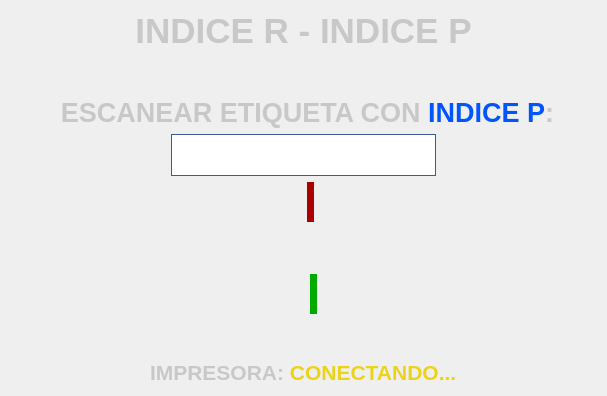
                <widget class="QWidget" name="EditLabel_Page">
                 <layout class="QVBoxLayout" name="verticalLayout_13">
                  <item>
                   <layout class="QVBoxLayout" name="verticalLayout_12">
                    <item>
                     <widget class="QLabel" name="lbl_tittle_3">
                      <property name="text">
                       <string>&lt;html&gt;&lt;head/&gt;&lt;body&gt;&lt;p align=&quot;center&quot;&gt;&lt;span style=&quot; font-size:26pt; font-weight:700; color:#c8c8c8;&quot;&gt;INDICE R - INDICE P&lt;/span&gt;&lt;/p&gt;&lt;/body&gt;&lt;/html&gt;</string>
                      </property>
                     </widget>
                    </item>
                    <item>
                     <spacer name="verticalSpacer_8">
                      <property name="orientation">
                       <enum>Qt::Orientation::Vertical</enum>
                      </property>
                      <property name="sizeType">
                       <enum>QSizePolicy::Policy::Fixed</enum>
                      </property>
                      <property name="sizeHint" stdset="0">
                       <size>
                        <width>20</width>
                        <height>40</height>
                       </size>
                      </property>
                     </spacer>
                    </item>
                    <item>
                     <layout class="QHBoxLayout" name="horizontalLayout_13">
                      <item>
                       <spacer name="horizontalSpacer_30">
                        <property name="orientation">
                         <enum>Qt::Orientation::Horizontal</enum>
                        </property>
                        <property name="sizeHint" stdset="0">
                         <size>
                          <width>40</width>
                          <height>20</height>
                         </size>
                        </property>
                       </spacer>
                      </item>
                      <item>
                       <widget class="QLabel" name="label_6">
                        <property name="styleSheet">
                         <string notr="true">padding-left:5px;
</string>
                        </property>
                        <property name="text">
                         <string>&lt;html&gt;&lt;head/&gt;&lt;body&gt;&lt;p align=&quot;center&quot;&gt;&lt;span style=&quot; font-size:20pt; font-weight:700; color:#c8c8c8;&quot;&gt;ESCANEAR ETIQUETA CON &lt;/span&gt;&lt;span style=&quot; font-size:20pt; font-weight:700; color:#0055ff;&quot;&gt;INDICE P&lt;/span&gt;&lt;span style=&quot; font-size:20pt; font-weight:700; color:#c8c8c8;&quot;&gt;:&lt;/span&gt;&lt;/p&gt;&lt;/body&gt;&lt;/html&gt;</string>
                        </property>
                       </widget>
                      </item>
                      <item>
                       <spacer name="horizontalSpacer_22">
                        <property name="orientation">
                         <enum>Qt::Orientation::Horizontal</enum>
                        </property>
                        <property name="sizeHint" stdset="0">
                         <size>
                          <width>40</width>
                          <height>20</height>
                         </size>
                        </property>
                       </spacer>
                      </item>
                     </layout>
                    </item>
                    <item>
                     <layout class="QHBoxLayout" name="horizontalLayout_12">
                      <item>
                       <spacer name="horizontalSpacer_29">
                        <property name="orientation">
                         <enum>Qt::Orientation::Horizontal</enum>
                        </property>
                        <property name="sizeType">
                         <enum>QSizePolicy::Policy::Fixed</enum>
                        </property>
                        <property name="sizeHint" stdset="0">
                         <size>
                          <width>160</width>
                          <height>20</height>
                         </size>
                        </property>
                       </spacer>
                      </item>
                      <item>
                       <widget class="QTextEdit" name="line_CurrLabel">
                        <property name="sizePolicy">
                         <sizepolicy hsizetype="Expanding" vsizetype="Fixed">
                          <horstretch>0</horstretch>
                          <verstretch>0</verstretch>
                         </sizepolicy>
                        </property>
                        <property name="minimumSize">
                         <size>
                          <width>0</width>
                          <height>42</height>
                         </size>
                        </property>
                        <property name="maximumSize">
                         <size>
                          <width>16777215</width>
                          <height>42</height>
                         </size>
                        </property>
                        <property name="styleSheet">
                         <string notr="true">font: 700 22pt &quot;Segoe UI&quot;;
color: rgb(235, 211, 26);
border: 1px solid;
border-color: rgb(63, 90, 140);</string>
                        </property>
                        <property name="frameShape">
                         <enum>QFrame::Shape::NoFrame</enum>
                        </property>
                        <property name="frameShadow">
                         <enum>QFrame::Shadow::Plain</enum>
                        </property>
                       </widget>
                      </item>
                      <item>
                       <spacer name="horizontalSpacer_21">
                        <property name="orientation">
                         <enum>Qt::Orientation::Horizontal</enum>
                        </property>
                        <property name="sizeType">
                         <enum>QSizePolicy::Policy::Fixed</enum>
                        </property>
                        <property name="sizeHint" stdset="0">
                         <size>
                          <width>160</width>
                          <height>20</height>
                         </size>
                        </property>
                       </spacer>
                      </item>
                     </layout>
                    </item>
                    <item>
                     <layout class="QHBoxLayout" name="horizontalLayout_14">
                      <item>
                       <spacer name="verticalSpacer_11">
                        <property name="orientation">
                         <enum>Qt::Orientation::Vertical</enum>
                        </property>
                        <property name="sizeType">
                         <enum>QSizePolicy::Policy::Fixed</enum>
                        </property>
                        <property name="sizeHint" stdset="0">
                         <size>
                          <width>13</width>
                          <height>40</height>
                         </size>
                        </property>
                       </spacer>
                      </item>
                      <item>
                       <spacer name="horizontalSpacer_23">
                        <property name="orientation">
                         <enum>Qt::Orientation::Horizontal</enum>
                        </property>
                        <property name="sizeHint" stdset="0">
                         <size>
                          <width>40</width>
                          <height>20</height>
                         </size>
                        </property>
                       </spacer>
                      </item>
                      <item>
                       <widget class="QLabel" name="lbl_oldPza">
                        <property name="autoFillBackground">
                         <bool>false</bool>
                        </property>
                        <property name="styleSheet">
                         <string notr="true">background-color: rgb(170, 0, 0);</string>
                        </property>
                        <property name="text">
                         <string/>
                        </property>
                        <property name="pixmap">
                         <pixmap resource="../resources.qrc">:/prefijoNuevo/icons/label_edit.png</pixmap>
                        </property>
                        <property name="scaledContents">
                         <bool>false</bool>
                        </property>
                        <property name="margin">
                         <number>5</number>
                        </property>
                       </widget>
                      </item>
                      <item>
                       <spacer name="horizontalSpacer_25">
                        <property name="orientation">
                         <enum>Qt::Orientation::Horizontal</enum>
                        </property>
                        <property name="sizeHint" stdset="0">
                         <size>
                          <width>40</width>
                          <height>20</height>
                         </size>
                        </property>
                       </spacer>
                      </item>
                     </layout>
                    </item>
                    <item>
                     <layout class="QHBoxLayout" name="horizontalLayout_16">
                      <item>
                       <spacer name="horizontalSpacer_27">
                        <property name="orientation">
                         <enum>Qt::Orientation::Horizontal</enum>
                        </property>
                        <property name="sizeHint" stdset="0">
                         <size>
                          <width>40</width>
                          <height>20</height>
                         </size>
                        </property>
                       </spacer>
                      </item>
                      <item>
                       <widget class="QLabel" name="lbl_arrowDown">
                        <property name="maximumSize">
                         <size>
                          <width>100</width>
                          <height>100</height>
                         </size>
                        </property>
                        <property name="text">
                         <string/>
                        </property>
                        <property name="pixmap">
                         <pixmap resource="../resources.qrc">:/prefijoNuevo/icons/flecha.png</pixmap>
                        </property>
                        <property name="scaledContents">
                         <bool>true</bool>
                        </property>
                       </widget>
                      </item>
                      <item>
                       <spacer name="horizontalSpacer_28">
                        <property name="orientation">
                         <enum>Qt::Orientation::Horizontal</enum>
                        </property>
                        <property name="sizeHint" stdset="0">
                         <size>
                          <width>40</width>
                          <height>20</height>
                         </size>
                        </property>
                       </spacer>
                      </item>
                      <item>
                       <spacer name="verticalSpacer_7">
                        <property name="orientation">
                         <enum>Qt::Orientation::Vertical</enum>
                        </property>
                        <property name="sizeType">
                         <enum>QSizePolicy::Policy::Fixed</enum>
                        </property>
                        <property name="sizeHint" stdset="0">
                         <size>
                          <width>20</width>
                          <height>40</height>
                         </size>
                        </property>
                       </spacer>
                      </item>
                     </layout>
                    </item>
                    <item>
                     <layout class="QHBoxLayout" name="horizontalLayout_15">
                      <item>
                       <spacer name="verticalSpacer_12">
                        <property name="orientation">
                         <enum>Qt::Orientation::Vertical</enum>
                        </property>
                        <property name="sizeType">
                         <enum>QSizePolicy::Policy::Fixed</enum>
                        </property>
                        <property name="sizeHint" stdset="0">
                         <size>
                          <width>20</width>
                          <height>40</height>
                         </size>
                        </property>
                       </spacer>
                      </item>
                      <item>
                       <spacer name="horizontalSpacer_24">
                        <property name="orientation">
                         <enum>Qt::Orientation::Horizontal</enum>
                        </property>
                        <property name="sizeHint" stdset="0">
                         <size>
                          <width>40</width>
                          <height>20</height>
                         </size>
                        </property>
                       </spacer>
                      </item>
                      <item>
                       <widget class="QLabel" name="lbl_newPza">
                        <property name="styleSheet">
                         <string notr="true">background-color: rgb(0, 170, 0);</string>
                        </property>
                        <property name="text">
                         <string/>
                        </property>
                        <property name="pixmap">
                         <pixmap resource="../resources.qrc">:/prefijoNuevo/icons/label_edit.png</pixmap>
                        </property>
                        <property name="scaledContents">
                         <bool>false</bool>
                        </property>
                        <property name="margin">
                         <number>5</number>
                        </property>
                       </widget>
                      </item>
                      <item>
                       <spacer name="horizontalSpacer_26">
                        <property name="orientation">
                         <enum>Qt::Orientation::Horizontal</enum>
                        </property>
                        <property name="sizeHint" stdset="0">
                         <size>
                          <width>40</width>
                          <height>20</height>
                         </size>
                        </property>
                       </spacer>
                      </item>
                     </layout>
                    </item>
                   </layout>
                  </item>
                  <item>
                   <spacer name="verticalSpacer_13">
                    <property name="orientation">
                     <enum>Qt::Orientation::Vertical</enum>
                    </property>
                    <property name="sizeHint" stdset="0">
                     <size>
                      <width>20</width>
                      <height>40</height>
                     </size>
                    </property>
                   </spacer>
                  </item>
                  <item>
                   <layout class="QHBoxLayout" name="horizontalLayout_17">
                    <item>
                     <spacer name="horizontalSpacer_32">
                      <property name="orientation">
                       <enum>Qt::Orientation::Horizontal</enum>
                      </property>
                      <property name="sizeHint" stdset="0">
                       <size>
                        <width>40</width>
                        <height>20</height>
                       </size>
                      </property>
                     </spacer>
                    </item>
                    <item>
                     <widget class="QLabel" name="lbl_print_State_1">
                      <property name="text">
                       <string>&lt;html&gt;&lt;head/&gt;&lt;body&gt;&lt;p&gt;&lt;span style=&quot; font-size:16pt; font-weight:700; color:#c8c8c8;&quot;&gt;IMPRESORA: &lt;/span&gt;&lt;span style=&quot; font-size:16pt; font-weight:700; color:#ebd31a;&quot;&gt;CONECTANDO...&lt;/span&gt;&lt;/p&gt;&lt;/body&gt;&lt;/html&gt;</string>
                      </property>
                     </widget>
                    </item>
                    <item>
                     <spacer name="horizontalSpacer_31">
                      <property name="orientation">
                       <enum>Qt::Orientation::Horizontal</enum>
                      </property>
                      <property name="sizeHint" stdset="0">
                       <size>
                        <width>40</width>
                        <height>20</height>
                       </size>
                      </property>
                     </spacer>
                    </item>
                   </layout>
                  </item>
                 </layout>
                </widget>
